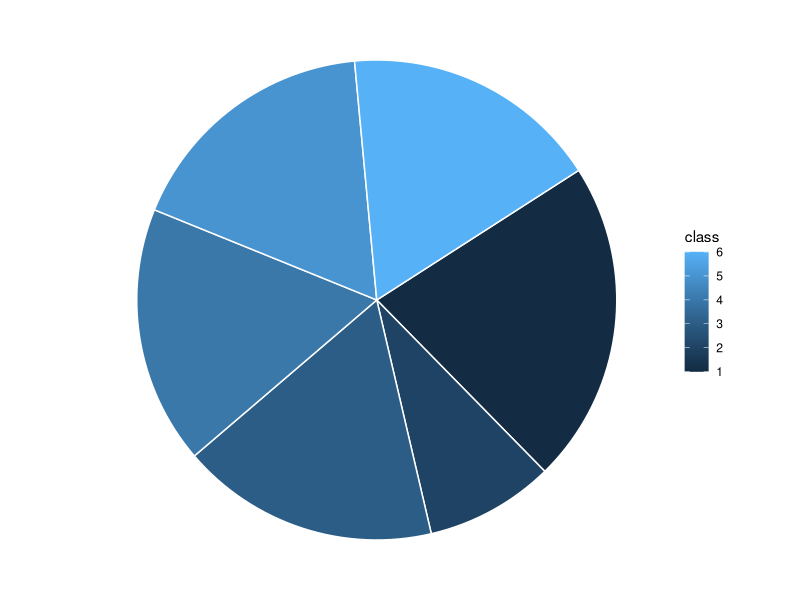

The R source for this figure:
# Ctrl + Alt + R ejecuta todo el script

setwd("~/go/src/github.com/estv-admin/find/")

df <- read.csv("social.csv")

library(ggplot2)

ggplot(df, aes(x = "", y = value, fill = class)) +
  geom_bar(stat = "identity", width = 1, color = "white") +
  coord_polar("y", start = 1) +
  theme_void() # remove background, grid, numeric labels
